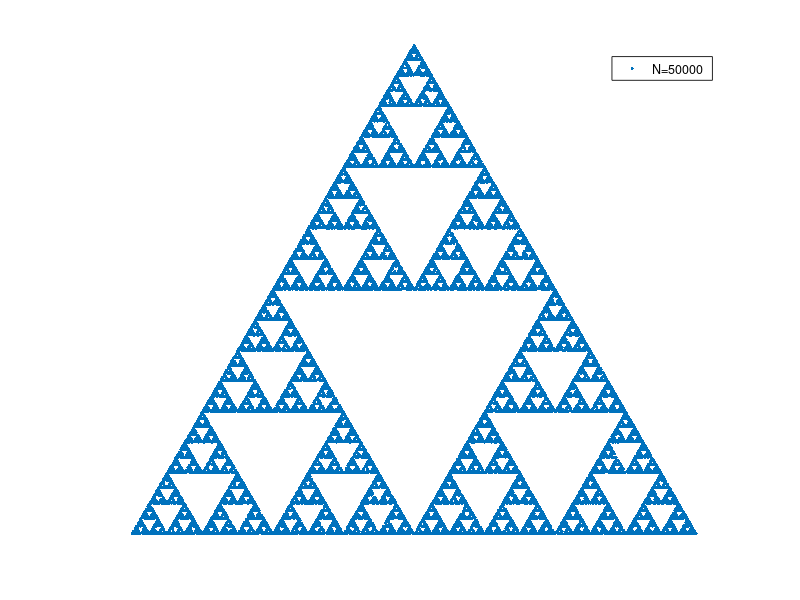

This chart was generated by the following MATLAB code:
%Sierpinski Triangle with Random Algorithm
clf
hold on
N=50000;
x=zeros(1,N);y=x;
for a=2:N
c=randi([1 3]);    
switch c
    case 1    
        x(a)=0.5*x(a-1);
        y(a)=0.5*y(a-1);
    case 2
        x(a)=0.5*x(a-1)+0.25;
        y(a)=0.5*y(a-1)+sqrt(3)/4;
    case 3
        x(a)=0.5*x(a-1)+0.5;
        y(a)=0.5*y(a-1);
    end
end
plot(x,y,'.')
axis equal
axis off
%title('Sierpinski Triangle ')
legend(sprintf('N=%d ',N))